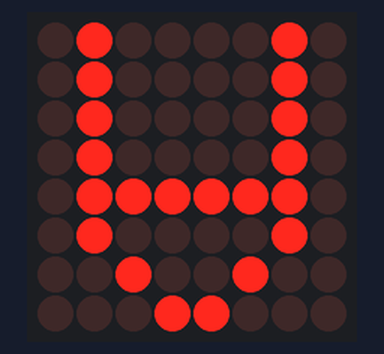
A sketch run on a simulated Arduino Uno, built with avr-gcc and run on an emulated ATmega328P. Shown: 8×8 LED matrix. Wiring (inferred from the names in the program): MAX7219 LED driver (orientation assumed): data pin 6; clock pin 3; CS pin 5.

Above: at 0.1 s.

The sketch:

MAX7219_LED_Matrix_BareMetal.ino
```cpp
//Connect all pins to PWM able pins on the arduino
#define CLK 3
#define CS 5
#define DIN 6


//Defining the various registers within the MAX7219 chip
#define REG_NO_OP 0x00
#define REG_DIGIT_0 0x01
#define REG_DIGIT_1 0x02
#define REG_DIGIT_2 0x03
#define REG_DIGIT_3 0x04
#define REG_DIGIT_4 0x05
#define REG_DIGIT_5 0x06
#define REG_DIGIT_6 0x07
#define REG_DIGIT_7 0x08
#define REG_DECODE_MODE 0x09
#define REG_INTENSITY 0x0A
#define REG_SCAN_LIMIT 0x0B
#define REG_SHUTDOWN 0x0C
#define REG_DISP_TEST 0x0F


void setup() {
  // put your setup code here, to run once:
  Serial.begin(9600);                                                                       //Beginning serial monitor for troubleshooting

  //All the pins communicating with the MAX7219 are outputs
  pinMode(CLK, OUTPUT);
  pinMode(CS, OUTPUT);
  pinMode(DIN, OUTPUT);

  digitalWrite(CS, HIGH);                                                                   //CS being driven low means that some communication has started, setting it high at the start to ensure no random data gets written

  normalOperationMAX();                                                                     //Turning the display on in the event that it was turned off before
  clearMAX();                                                                               //Clearing the display in case any data was saved priorly (turn this off if you want to save some inforamtion)
  decodeModeMAX(0x00);                                                                      //Since we're working with an 8x8 LED matrix here, we don't need a BCD converter at all. We tell the BCD register to only take in inputs for the 8x8 register
  scanLimitMAX(7);                                                                          //Telling the chip to scan all 7 registers and display all of them, otherwise the code will not be displayed properly

  MAX_A();

}

void loop() {
}

//Function to shut down the LED Matrix. The prior state is saved before all LEDs are turned off
void shutdownMAX(){
  writeToMAX(REG_SHUTDOWN, 0);
}

//Function to restart the LED Matrix. The prior state to being shutdown is shown again
void normalOperationMAX(){
  writeToMAX(REG_SHUTDOWN, 1);
}

//Function to tell the MAX7219 chip which mode it's working in. In our case we'll usually keep it in the 8x8 type but if you're doing something retarded go for it
void decodeModeMAX(volatile byte COMMAND){                                                      //COMMAND is the command byte (Ref data sheet) and can be 0x00 = NO DECODE ; 0x01 = DECODE FOR DIGIT 0 ONLY ; 0x0F = DECODE FOR ONLY DIGITS 3-0 ; 0xFF = DECODE FOR ALL DIGITS
  writeToMAX(REG_DECODE_MODE, COMMAND);
}

//
void changeBrightnessMAX(volatile byte BRIGHTNESS){                                             //BRIGHTNESS is a four bit binary number. The brightness is divided into 16 bits. Don't be an idiot
  writeToMAX(REG_INTENSITY, BRIGHTNESS);
}

void displayTestMAX(volatile bool STATE){
  writeToMAX(REG_DISP_TEST, STATE);
}

void scanLimitMAX(volatile int SCAN_LIMIT){
  writeToMAX(REG_SCAN_LIMIT, SCAN_LIMIT);
}

void clearMAX(){
  for(int i = 1 ; i<=8 ; i++){
    writeToMAX(i, 0x00);
  }
}

//Function to write to the MAX7219 chip using the protocol outlined in the datasheet, taking the register to write to and the data
void writeToMAX(volatile byte REGISTER, volatile byte DATA){
  digitalWrite(CS, LOW);                                                                        //Moving the CS low to begin shifting bits into the 16 bit shift register on the MAX7219
  shiftOut(DIN, CLK, MSBFIRST, REGISTER);                                                       //Writing the register address onto the data line in sync with the clock (bit by bit)
  shiftOut(DIN, CLK, MSBFIRST, DATA);                                                           //Writing the data to store in that address in sync with the clock (bit by bit)
  digitalWrite(CS, HIGH);                                                                       //Ending the writing protocol by pulling the CS pin high and subsequently pushing all the data on the shift register to the actual registers on the MAX7219
}

/*---------------------------Now for some fun patterns---------------------------*/
void heartBase(){
  writeToMAX(REG_DIGIT_0, 0b00011000);
  writeToMAX(REG_DIGIT_1, 0b00100100);
  writeToMAX(REG_DIGIT_2, 0b01000010);
  writeToMAX(REG_DIGIT_3, 0b10000001);
  writeToMAX(REG_DIGIT_4, 0b10000001);
  writeToMAX(REG_DIGIT_5, 0b10011001);
  writeToMAX(REG_DIGIT_6, 0b01100110);
  writeToMAX(REG_DIGIT_7, 0b00000000);
}

void heartTop(){
  writeToMAX(REG_DIGIT_1, 0b00011000);
  writeToMAX(REG_DIGIT_2, 0b00100100);
  writeToMAX(REG_DIGIT_3, 0b01000010);
  writeToMAX(REG_DIGIT_4, 0b10000001);
  writeToMAX(REG_DIGIT_5, 0b10000001);
  writeToMAX(REG_DIGIT_6, 0b10011001);
  writeToMAX(REG_DIGIT_7, 0b01100110);
  writeToMAX(REG_DIGIT_0, 0b00000000);
}

void swirlySpiralRight(int speed){
  for(int j = 0; j <= 16; j++){
    for(int i = 1; i <= 8; i++){
      writeToMAX(i, (0b1 << (i-8+j)));
    }
    delay(speed);
  }
}

void swirlySpiralLeft(int speed){
  for(int j = 16; j >= 0; j--){
    for(int i = 8; i >= 1; i--){
      writeToMAX(i, (0b1 << (i-8+j)));
    }
    delay(speed);
  }
}


/*---------------------------Defining Letters-------------------------------*/
void MAX_A(){
  writeToMAX(REG_DIGIT_7, 0b00011000);
  writeToMAX(REG_DIGIT_6, 0b00100100);
  writeToMAX(REG_DIGIT_5, 0b01000010);
  writeToMAX(REG_DIGIT_4, 0b01111110);
  writeToMAX(REG_DIGIT_3, 0b01000010);
  writeToMAX(REG_DIGIT_2, 0b01000010);
  writeToMAX(REG_DIGIT_1, 0b01000010);
  writeToMAX(REG_DIGIT_0, 0b01000010);
}

void MAX_B(){

}
```
